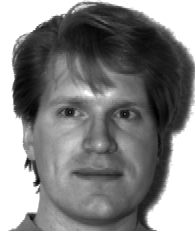
#> input picture Embedding/Yale_Face_Database/Training/subject01.centerlight.pgm, 195 x 231 px
$ python main.py
#> lines starting #> are read from the running program, lines starting #| are printed output that depends on the picture
### Embedding/util.py
import numpy as np
import os
import PIL.Image
from matplotlib import pyplot as plt


def read_faces(dir_path):
    faces = []
    labels = []
    for filename in os.listdir(dir_path):
        with PIL.Image.open(dir_path + filename) as im:
            im = im.resize((100, 100), PIL.Image.BILINEAR)
            faces.append([np.array(im).reshape(1, -1)])
            labels.append(filename.split('.', 1)[0])
    faces = np.concatenate(faces, axis=0)
    faces = faces.reshape(faces.shape[0], faces.shape[2])
    faces = faces.astype('int64')
    return faces, labels


# [26 lines left out: functions show_faces, euclidean, not called in this run]


def rbf(u, v, g=10**-11):
    return np.exp(-1 * g * euclidean(u, v))


def linear(u, v):
    return np.matmul(u, v.T)


def polynomial(u, v, g=0.7, coef0=10, d=5):
    return ((g * np.matmul(u, v.T)) + coef0)**d

### Embedding/PCA.py
import numpy as np


class PCA():
    def __init__(self, datas, k, is_kernel=False):
        self.datas = datas
        self.k = k
        self.is_kernel = is_kernel

    def __get_covariance(self, datas):
        n = datas.shape[0]
        if self.is_kernel:
            N1 = np.ones((n, n)) / n
            S = (datas - np.matmul(N1, datas) - np.matmul(datas, N1) +
                 np.matmul(np.matmul(N1, datas), N1))
            return S
        else:
            S = datas - np.sum(datas, axis=0) / n
            S = np.matmul(S, S.T) / n
            return S

    def __get_sorted_eigen(self, A, k):
        eigenvalues, eigenvectors = np.linalg.eig(A)
        sorted_idx = np.flip(np.argsort(eigenvalues))
        sorted_eigenvalues = []
        sorted_eigenvectors = []
        for i in range(k):
            vector = eigenvectors[:, sorted_idx[i]]
            sorted_eigenvectors.append(vector[:, None])
            sorted_eigenvalues.append(eigenvalues[sorted_idx[i]])
        sorted_eigenvalues = np.array(sorted_eigenvalues)
        sorted_eigenvectors = np.concatenate(sorted_eigenvectors, axis=1)

        return sorted_eigenvalues, sorted_eigenvectors

    def run(self):
        S = self.__get_covariance(self.datas)
        e_vals, e_vecs = self.__get_sorted_eigen(S, self.k)
        mean_datas = self.datas - np.sum(
            self.datas, axis=0) / self.datas.shape[0]
        if self.is_kernel:
            W = e_vecs
            W /= np.sqrt(e_vals)
            N1 = np.ones(self.datas.shape) / self.datas.shape[0]
            pca_space = np.matmul((self.datas - np.matmul(N1, self.datas)), W)
        else:
            W = np.matmul(mean_datas.T, e_vecs)
            W /= np.sqrt(e_vals)
            pca_space = np.matmul(self.datas, W)
        return pca_space, W

### Embedding/main.py
import numpy as np
from util import *
from PCA import PCA
from LDA import LDA
from KNN import KNN

DATASET_DIR = './Yale_Face_Database/'
TRAIN_DIR = DATASET_DIR + 'Training/'
TEST_DIR = DATASET_DIR + 'Testing/'
if not os.path.exists('./output'):
    os.mkdir('./output')

train_faces, train_labels = read_faces(TRAIN_DIR)
#> in read_faces, im is the input picture: PIL image 195x231 L; min 0, max 255, mean 132.1
#> in read_faces, `im = im.resize((100, 100), PIL.Image.BILINEAR)`:
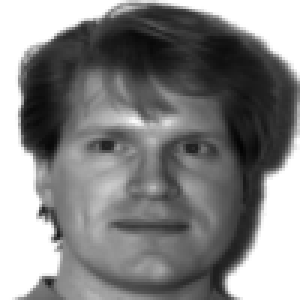
#> im: PIL image 100x100 L (shown 3 times larger); min 3, max 255, mean 132.1
#> train_labels = ['subject01']
test_faces, test_labels = read_faces(TEST_DIR)
#> call 2 of read_faces, with dir_path = './Yale_Face_Database/Testing/'
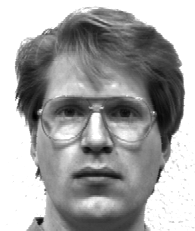
#> input picture Embedding/Yale_Face_Database/Testing/subject01.glasses.pgm, 195 x 231 px
#> in read_faces, im is the input picture: PIL image 195x231 L; min 0, max 255, mean 163.7
#> in read_faces (call 2), `im = im.resize((100, 100), PIL.Image.BILINEAR)`:
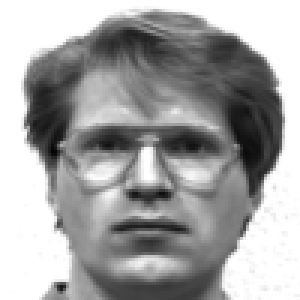
#> im: PIL image 100x100 L (shown 3 times larger); min 5, max 255, mean 163.7
#> pass 2 of the loop in read_faces, `for filename in os.listdir(dir_path):`:
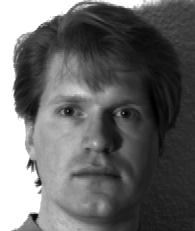
#> input picture Embedding/Yale_Face_Database/Testing/subject01.leftlight.pgm, 195 x 231 px
#> in read_faces, im is the input picture: PIL image 195x231 L; min 0, max 255, mean 103.1
#> in read_faces (call 2), `im = im.resize((100, 100), PIL.Image.BILINEAR)`:
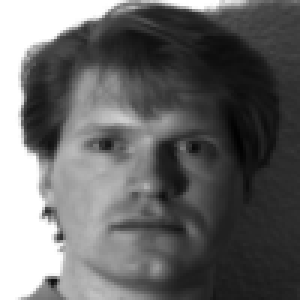
#> im: PIL image 100x100 L (shown 3 times larger); min 1, max 255, mean 103.1
#> pass 3 of the loop in read_faces, `for filename in os.listdir(dir_path):`:
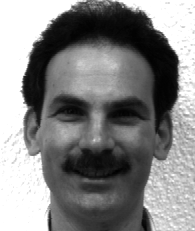
#> input picture Embedding/Yale_Face_Database/Testing/subject02.happy.pgm, 195 x 231 px
#> in read_faces, im is the input picture: PIL image 195x231 L; min 0, max 255, mean 132.7
#> in read_faces (call 2), `im = im.resize((100, 100), PIL.Image.BILINEAR)`:
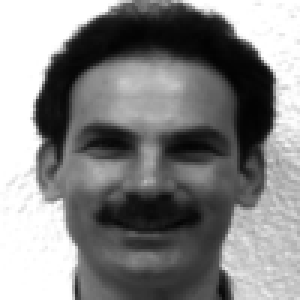
#> im: PIL image 100x100 L (shown 3 times larger); min 3, max 255, mean 132.7
#> test_labels = ['subject01', 'subject01', 'subject02']

#PCA
print('PCA')
pca = PCA(train_faces, k=25)
pca_space, W = pca.run()
#> in __get_covariance, `S = np.matmul(S, S.T) / n`: S = [0]
#> in __get_sorted_eigen, `eigenvalues, eigenvectors = np.linalg.eig(A)`: eigenvectors = [1]
#> in __get_sorted_eigen, `sorted_idx = np.flip(np.argsort(eigenvalues))`: sorted_idx = [0]
#> the loop in __get_sorted_eigen, `for i in range(k):` made 2 passes
#> after the loop in __get_sorted_eigen, `for i in range(k):`: sorted_eigenvectors = [[1]]
#> (the run stopped early here; a loop or call above may not have finished)
